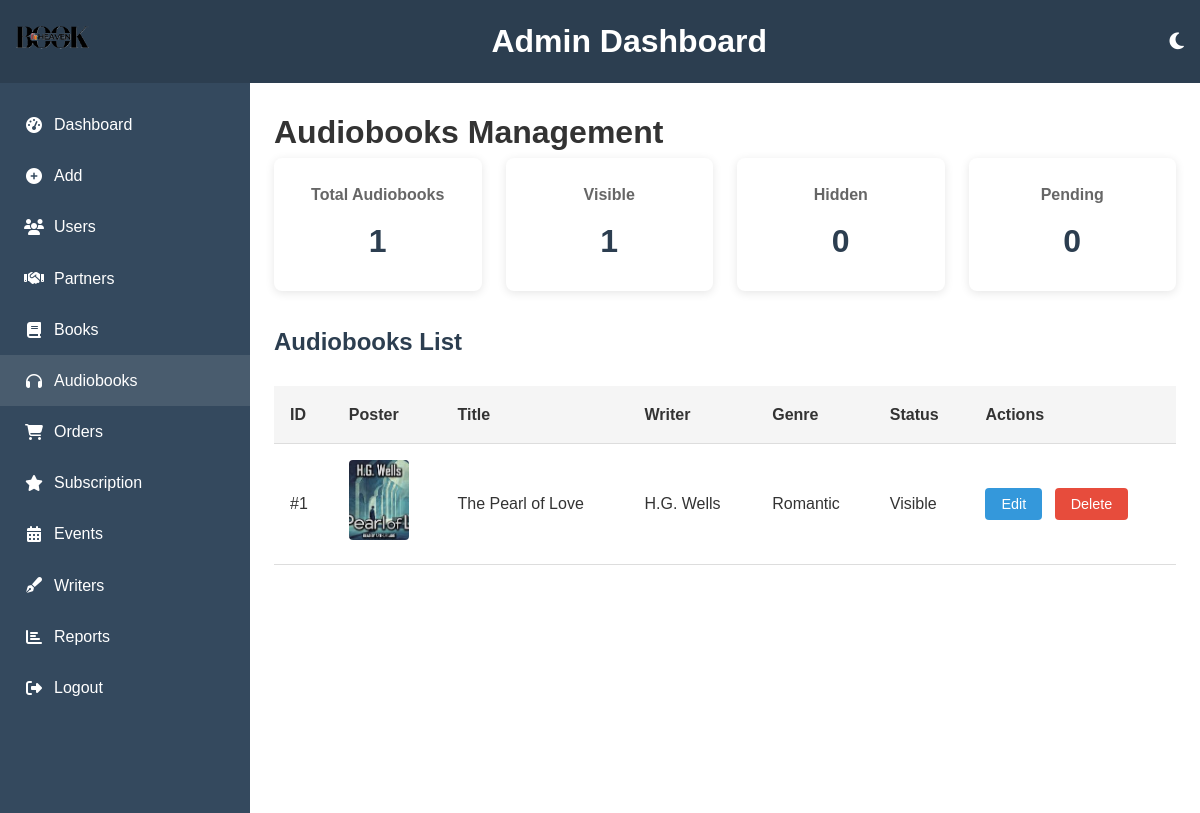
The app's page /admin/audiobooks.php (signed in) with its own data.
### tables this page shows
CREATE TABLE `audiobooks` (
  `audiobook_id` int(11) NOT NULL,
  `title` varchar(255) NOT NULL,
  `writer` varchar(255) NOT NULL,
  `genre` varchar(100) NOT NULL,
  `category` varchar(100) NOT NULL,
  `language` varchar(100) DEFAULT NULL,
  `audio_url` varchar(255) NOT NULL,
  `poster_url` varchar(255) DEFAULT NULL,
  `description` text DEFAULT NULL,
  `duration` time DEFAULT NULL,
  `status` enum('visible','hidden','pending') DEFAULT 'visible',
  `created_at` datetime DEFAULT current_timestamp(),
  `updated_at` datetime DEFAULT current_timestamp() ON UPDATE current_timestamp()
);

### admin/audiobooks.php (the view, shortened to what this page needs)
<?php
require_once 'db.php';
$audiobooks = [];
try {
    $audiobooks = $pdo->query(
        "SELECT
            audiobook_id,
            title,
            writer,
            genre,
            category,
            language,
            audio_url,
            poster_url,
            description,
            duration,
            status,
            created_at
         FROM audiobooks
         ORDER BY created_at DESC"
    )->fetchAll(PDO::FETCH_ASSOC);
} catch (PDOException $e) {
    $error_message = "Error fetching audiobooks: " . $e->getMessage();
}
?>
<!DOCTYPE html>
<html lang="en">
<head>
  <link rel="stylesheet" href="https://cdnjs.cloudflare.com/ajax/libs/font-awesome/6.4.0/css/all.min.css">
</head>
<body>
  <header class="admin_header">
    <div class="logo"><img src="/BookHeaven2.0/assets/images/logo.png" alt="Logo"></div>
    <h1>Admin Dashboard</h1>
    <div class="admin_header_right">
      <button class="admin_theme_toggle" id="themeToggle"><i class="fas fa-moon"></i></button>
    </div>
  </header>
  <main class="admin_main">
    <aside class="admin_sidebar">
      <nav class="admin_sidebar_nav">
        <ul>
          <li><a href="admin_dashboard.php"><i class="fas fa-tachometer-alt"></i> Dashboard</a></li>
          <li><a href="add.php"><i class="fas fa-plus-circle"></i> Add</a></li>
          <li><a href="users.php"><i class="fas fa-users"></i> Users</a></li>
          <li><a href="partners.php"><i class="fas fa-handshake"></i> Partners</a></li>
          <li><a href="books.php"><i class="fas fa-book"></i> Books</a></li>
          <li><a href="audiobooks.php" class="active"><i class="fas fa-headphones"></i> Audiobooks</a></li>
          <li><a href="orders.php"><i class="fas fa-shopping-cart"></i> Orders</a></li>
          <li><a href="subscription.php"><i class="fas fa-star"></i> Subscription</a></li>
          <li><a href="events.php"><i class="fas fa-calendar-alt"></i> Events</a></li>
          <li><a href="writers.php"><i class="fas fa-pen-fancy"></i> Writers</a></li>
          <li><a href="reports.php"><i class="fas fa-chart-bar"></i> Reports</a></li>
          <li><a href="logout.php"><i class="fas fa-sign-out-alt"></i> Logout</a></li>
        </ul>
      </nav>
    </aside>
    <div class="admin_main_content">
      <h1>Audiobooks Management</h1>
      <div class="stats-grid">
        <div class="stat-card">
          <h3>Total Audiobooks</h3>
          <div class="stat-value"><?= count($audiobooks) ?></div>
        </div>
        <div class="stat-card">
          <h3>Visible</h3>
          <div class="stat-value">
            <?= count(array_filter($audiobooks, function($ab) { return $ab['status'] === 'visible'; })) ?>
          </div>
        </div>
        <div class="stat-card">
          <h3>Hidden</h3>
          <div class="stat-value">
            <?= count(array_filter($audiobooks, function($ab) { return $ab['status'] === 'hidden'; })) ?>
          </div>
        </div>
        <div class="stat-card">
          <h3>Pending</h3>
          <div class="stat-value">
            <?= count(array_filter($audiobooks, function($ab) { return $ab['status'] === 'pending'; })) ?>
          </div>
        </div>
      </div>
      <h2 class="section-title">Audiobooks List</h2>
      <table class="admin_table">
        <thead>
          <tr>
            <th>ID</th>
            <th>Poster</th>
            <th>Title</th>
            <th>Writer</th>
            <th>Genre</th>
            <th>Status</th>
            <th>Actions</th>
          </tr>
        </thead>
        <tbody>
          <?php foreach ($audiobooks as $audiobook): ?>
            <tr>
              <td>#<?= $audiobook['audiobook_id'] ?></td>
              <td>
                <img src="/BookHeaven2.0/<?= $audiobook['poster_url'] ? htmlspecialchars($audiobook['poster_url']) : 'https://via.placeholder.com/60x80?text=No+Poster' ?>"
                     alt="<?= htmlspecialchars($audiobook['title']) ?>" class="cover-image">
              </td>
              <td><?= htmlspecialchars($audiobook['title']) ?></td>
              <td><?= htmlspecialchars($audiobook['writer']) ?></td>
              <td><?= htmlspecialchars($audiobook['genre']) ?></td>
              <td><?= ucfirst($audiobook['status']) ?></td>
              <td>
                <form method="POST" class="action-form">
                  <button type="submit" name="edit_audiobook" class="action-btn edit-btn">Edit</button>
                  <button type="submit" name="delete_audiobook" class="action-btn delete-btn" onclick="return confirm('Are you sure you want to delete this audiobook?')">Delete</button>
                </form>
              </td>
            </tr>
          <?php endforeach; ?>
        </tbody>
      </table>
    </div>
  </main>
</body>
</html>

### admin/audiobooks.php (style rules this page uses)
* { box-sizing: border-box; margin: 0; padding: 0 }
body { font-family: Arial, sans-serif; background: #f5f5f5; color: #333; line-height: 1.6 }
.admin_header { display: flex; justify-content: space-between; align-items: center; padding: 1rem; background: #2c3e50; color: #fff; box-shadow: 0 2px 5px rgba(0, 0, 0, 0.1) }
.logo img { height: 40px }
.admin_header_right { display: flex; align-items: center; gap: 1rem }
.admin_theme_toggle { background: none; border: none; color: #fff; font-size: 1.2rem; cursor: pointer }
.admin_main { display: flex; min-height: calc(100vh - 70px) }
.admin_sidebar { width: 250px; background: #34495e; color: #fff }
.admin_sidebar_nav ul { list-style: none; padding: 1rem 0 }
.admin_sidebar_nav li a { display: flex; align-items: center; padding: .8rem 1.5rem; color: #fff; text-decoration: none; transition: background .3s }
.admin_sidebar_nav li a:hover, .admin_sidebar_nav li a.active { background: rgba(255, 255, 255, .1) }
.admin_sidebar_nav li a i { margin-right: 10px; width: 20px; text-align: center }
.admin_main_content { flex: 1; padding: 1.5rem; background: #fff; overflow-x: auto }
.stats-grid { display: grid; grid-template-columns: repeat(auto-fit, minmax(200px, 1fr)); gap: 1.5rem; margin-bottom: 2rem }
.stat-card { background: #fff; padding: 1.5rem; border-radius: 8px; box-shadow: 0 2px 10px rgba(0, 0, 0, .1); text-align: center }
.stat-card h3 { font-size: 1rem; margin-bottom: .5rem; color: #666 }
.stat-card .stat-value { font-size: 2rem; font-weight: bold; color: #2c3e50 }
.section-title { margin: 2rem 0 1rem; color: #2c3e50; font-size: 1.5rem; }
.admin_table { width: 100%; border-collapse: collapse; margin: 1.5rem 0 }
.admin_table th, .admin_table td { padding: 1rem; text-align: left; border-bottom: 1px solid #ddd }
.admin_table th { background: #f5f5f5; font-weight: bold }
.cover-image { width: 60px; height: 80px; object-fit: cover; border-radius: 4px; }
.action-btn { padding: .5rem 1rem; border: none; border-radius: 4px; cursor: pointer; font-size: .9rem; transition: all .3s }
.edit-btn { background: #3498db; color: #fff; margin-right: .5rem }
.delete-btn { background: #e74c3c; color: #fff }

### records on screen
audiobooks: status "1", status "0", audiobook_id "1", poster_url (picture), title "The Pearl of Love", writer "H.G. Wells", genre "Romantic", status "Visible"

### other values on screen
count($audiobooks) "1"
